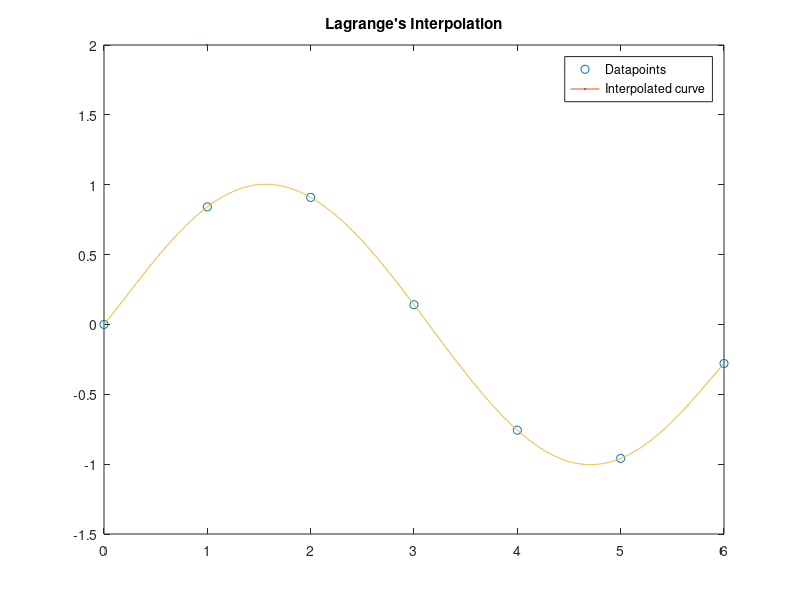

The MATLAB source for this figure:
clc; clearvars; close all;

x = 0:6; 
y = [0, 0.8415, 0.9093, 0.1411, -0.7568, -0.9589, -0.2794];

N = length(x);
p = 0; %stores the final polynomial

for i=0:N-1
    temp = y(i+1); %each temporary term that will be added to the polynomial at the end
    for j=0:N-1
        if i~=j
            term = [1 -x(j+1)]/(x(i+1) - x(j+1));
            temp = conv(temp, term); 
        end
    end
    p = p + temp;
end

%making densely data points for the final plot

xq = linspace(min(x), max(x), 1000);
yq = polyval(p, xq);
plot(x, y, "o", LineWidth=2); hold on; plot(xq, yq, LineWidth=2);
title("Lagrange's Interpolation");
legend("Datapoints", "Interpolated curve");